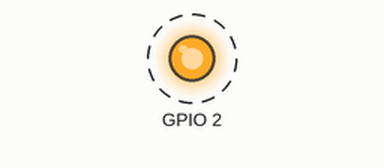
The program below on a simulated ESP32. On the bench: output pins drawn as LEDs (lit = HIGH). Dashed ring = blinking. What the program prints to the serial monitor is not drawn.

Above: at 0.02 s.
Timing chart, 0 to 3.0 s (numbered marks = the images above):
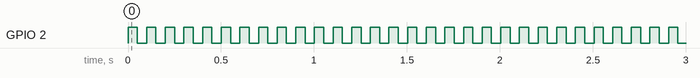

Measured:
- by itself, GPIO 2: alternates HIGH for 0.05 s and LOW for 0.05 s

The program:

main.cpp
```cpp
#include <Arduino.h>

void setup() {
  pinMode(2,OUTPUT);
  digitalWrite(2,LOW);
  Serial.begin(115200);
}

void loop() {
 static int i=0;
 Serial.println("ESP32 VISUAL STUDIO CODE!");
 Serial.println(i);
 digitalWrite(2,HIGH);
 delay(50);
 digitalWrite(2,LOW);
 delay(50);
 i++;
}
```
